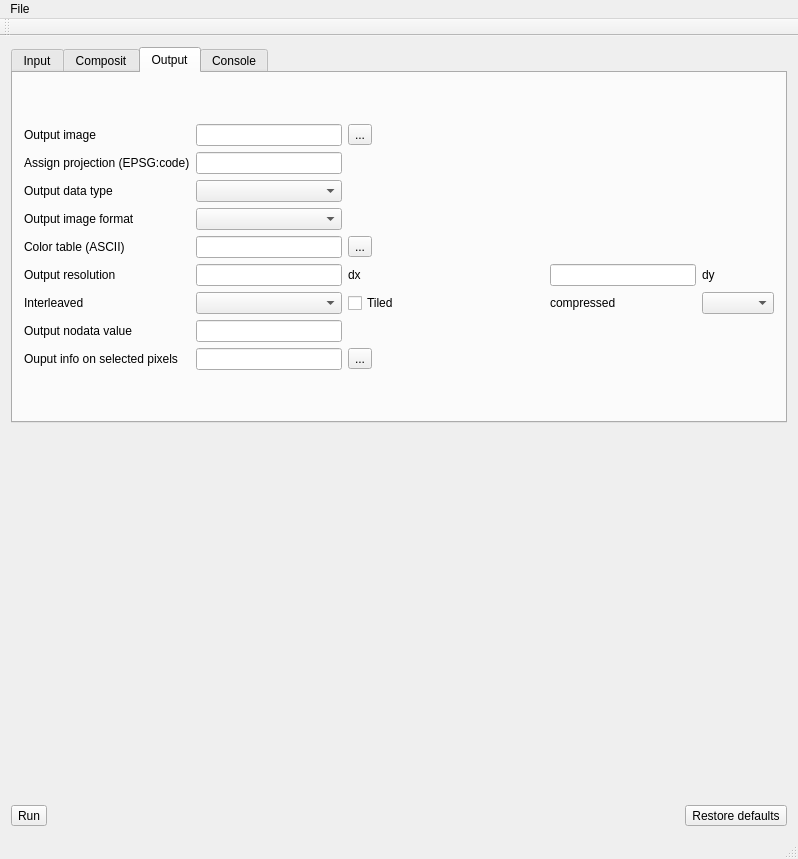
<?xml version="1.0" encoding="UTF-8"?>
<ui version="4.0">
 <class>MainWindow</class>
 <widget class="QMainWindow" name="MainWindow">
  <property name="geometry">
   <rect>
    <x>0</x>
    <y>0</y>
    <width>798</width>
    <height>859</height>
   </rect>
  </property>
  <property name="windowTitle">
   <string>MainWindow</string>
  </property>
  <widget class="QWidget" name="centralWidget">
   <layout class="QVBoxLayout" name="verticalLayout">
    <item>
     <widget class="QTabWidget" name="tabWidget">
      <property name="currentIndex">
       <number>2</number>
      </property>
      <widget class="QWidget" name="tab">
       <attribute name="title">
        <string>Input</string>
       </attribute>
       <layout class="QVBoxLayout" name="verticalLayout_2">
        <item>
         <layout class="QGridLayout" name="gridLayout_2">
          <item row="1" column="3">
           <spacer name="horizontalSpacer_3">
            <property name="orientation">
             <enum>Qt::Horizontal</enum>
            </property>
            <property name="sizeHint" stdset="0">
             <size>
              <width>40</width>
              <height>20</height>
             </size>
            </property>
           </spacer>
          </item>
          <item row="0" column="2">
           <widget class="QListWidget" name="listWidget_input"/>
          </item>
          <item row="0" column="0">
           <widget class="QLabel" name="label">
            <property name="toolTip">
             <string>&lt;html&gt;&lt;head/&gt;&lt;body&gt;&lt;p&gt;Input raster images&lt;/p&gt;&lt;/body&gt;&lt;/html&gt;</string>
            </property>
            <property name="text">
             <string>Input images</string>
            </property>
           </widget>
          </item>
          <item row="0" column="1">
           <widget class="QToolButton" name="toolButton_input">
            <property name="text">
             <string>...</string>
            </property>
           </widget>
          </item>
          <item row="3" column="2">
           <widget class="QLineEdit" name="lry"/>
          </item>
          <item row="1" column="2">
           <widget class="QLineEdit" name="uly"/>
          </item>
          <item row="1" column="0">
           <widget class="QLabel" name="label_2">
            <property name="toolTip">
             <string>&lt;html&gt;&lt;head/&gt;&lt;body&gt;&lt;p&gt;Provide geographical extent to crop in coordinate reference system of input data&lt;/p&gt;&lt;/body&gt;&lt;/html&gt;</string>
            </property>
            <property name="text">
             <string>Geographical extent</string>
            </property>
           </widget>
          </item>
          <item row="1" column="1">
           <spacer name="horizontalSpacer_2">
            <property name="orientation">
             <enum>Qt::Horizontal</enum>
            </property>
            <property name="sizeHint" stdset="0">
             <size>
              <width>40</width>
              <height>20</height>
             </size>
            </property>
           </spacer>
          </item>
          <item row="2" column="3">
           <widget class="QLineEdit" name="lrx"/>
          </item>
          <item row="2" column="1">
           <widget class="QLineEdit" name="ulx"/>
          </item>
          <item row="4" column="0">
           <widget class="QLabel" name="label_4">
            <property name="toolTip">
             <string>&lt;html&gt;&lt;head/&gt;&lt;body&gt;&lt;p&gt;Use an external OGR vector file to define the geographical extent to crop. Coordinate reference systems of input and vector must be identical&lt;/p&gt;&lt;/body&gt;&lt;/html&gt;</string>
            </property>
            <property name="text">
             <string>Extent via vector:</string>
            </property>
           </widget>
          </item>
          <item row="4" column="1">
           <widget class="QLineEdit" name="extent"/>
          </item>
          <item row="4" column="2">
           <widget class="QToolButton" name="toolButton_extent">
            <property name="text">
             <string>...</string>
            </property>
           </widget>
          </item>
         </layout>
        </item>
       </layout>
      </widget>
      <widget class="QWidget" name="tab_2">
       <attribute name="title">
        <string>Composit</string>
       </attribute>
       <layout class="QGridLayout" name="gridLayout_4">
        <item row="2" column="0">
         <spacer name="verticalSpacer_3">
          <property name="orientation">
           <enum>Qt::Vertical</enum>
          </property>
          <property name="sizeHint" stdset="0">
           <size>
            <width>20</width>
            <height>40</height>
           </size>
          </property>
         </spacer>
        </item>
        <item row="0" column="1">
         <widget class="QComboBox" name="resample"/>
        </item>
        <item row="1" column="0">
         <widget class="QLabel" name="label_18">
          <property name="toolTip">
           <string>&lt;html&gt;&lt;head/&gt;&lt;body&gt;&lt;p&gt;Composite rule for mosaic. Default is overwrite&lt;/p&gt;&lt;/body&gt;&lt;/html&gt;</string>
          </property>
          <property name="text">
           <string>Composit rule</string>
          </property>
         </widget>
        </item>
        <item row="0" column="0">
         <widget class="QLabel" name="label_17">
          <property name="text">
           <string>Resample method</string>
          </property>
         </widget>
        </item>
        <item row="1" column="1">
         <widget class="QComboBox" name="crule"/>
        </item>
        <item row="1" column="3">
         <widget class="QLabel" name="label_19">
          <property name="text">
           <string>Band used for composit rule</string>
          </property>
         </widget>
        </item>
        <item row="1" column="4">
         <widget class="QLineEdit" name="rband"/>
        </item>
        <item row="3" column="0" colspan="4">
         <widget class="QGroupBox" name="groupBox">
          <property name="title">
           <string>nodata values in input</string>
          </property>
          <layout class="QGridLayout" name="gridLayout_3">
           <item row="1" column="0">
            <widget class="QLabel" name="label_21">
             <property name="toolTip">
              <string>&lt;html&gt;&lt;head/&gt;&lt;body&gt;&lt;p&gt;invalid value for input image&lt;/p&gt;&lt;/body&gt;&lt;/html&gt;</string>
             </property>
             <property name="text">
              <string>nodata value</string>
             </property>
            </widget>
           </item>
           <item row="1" column="1" colspan="2">
            <widget class="QLineEdit" name="srcnodata"/>
           </item>
           <item row="3" column="0">
            <widget class="QLabel" name="label_23">
             <property name="toolTip">
              <string>&lt;html&gt;&lt;head/&gt;&lt;body&gt;&lt;p&gt;flag values larger or equal to this value as invalid&lt;/p&gt;&lt;/body&gt;&lt;/html&gt;</string>
             </property>
             <property name="text">
              <string>max value</string>
             </property>
            </widget>
           </item>
           <item row="2" column="0">
            <widget class="QLabel" name="label_22">
             <property name="toolTip">
              <string>&lt;html&gt;&lt;head/&gt;&lt;body&gt;&lt;p&gt;flag values smaller or equal to this value as invalid&lt;/p&gt;&lt;/body&gt;&lt;/html&gt;</string>
             </property>
             <property name="text">
              <string>min value</string>
             </property>
            </widget>
           </item>
           <item row="2" column="1" colspan="2">
            <widget class="QLineEdit" name="min"/>
           </item>
           <item row="3" column="1">
            <widget class="QLineEdit" name="max"/>
           </item>
           <item row="0" column="0">
            <widget class="QLabel" name="label_20">
             <property name="toolTip">
              <string>&lt;html&gt;&lt;head/&gt;&lt;body&gt;&lt;p&gt;Band in input image to check if pixel is valid (used for srcnodata, min and max options)&lt;/p&gt;&lt;/body&gt;&lt;/html&gt;</string>
             </property>
             <property name="text">
              <string>band</string>
             </property>
            </widget>
           </item>
           <item row="0" column="1">
            <widget class="QLineEdit" name="bndnodata"/>
           </item>
          </layout>
         </widget>
        </item>
        <item row="1" column="5">
         <spacer name="horizontalSpacer_4">
          <property name="orientation">
           <enum>Qt::Horizontal</enum>
          </property>
          <property name="sizeHint" stdset="0">
           <size>
            <width>40</width>
            <height>20</height>
           </size>
          </property>
         </spacer>
        </item>
        <item row="1" column="2">
         <spacer name="horizontalSpacer_5">
          <property name="orientation">
           <enum>Qt::Horizontal</enum>
          </property>
          <property name="sizeHint" stdset="0">
           <size>
            <width>40</width>
            <height>20</height>
           </size>
          </property>
         </spacer>
        </item>
       </layout>
      </widget>
      <widget class="QWidget" name="tab_3">
       <attribute name="title">
        <string>Output</string>
       </attribute>
       <layout class="QVBoxLayout" name="verticalLayout_3">
        <item>
         <layout class="QGridLayout" name="gridLayout">
          <item row="7" column="3">
           <spacer name="horizontalSpacer_6">
            <property name="orientation">
             <enum>Qt::Horizontal</enum>
            </property>
            <property name="sizeHint" stdset="0">
             <size>
              <width>40</width>
              <height>20</height>
             </size>
            </property>
           </spacer>
          </item>
          <item row="4" column="0">
           <widget class="QLabel" name="label_7">
            <property name="text">
             <string>Output image format</string>
            </property>
           </widget>
          </item>
          <item row="8" column="0">
           <widget class="QLabel" name="label_14">
            <property name="toolTip">
             <string>&lt;html&gt;&lt;head/&gt;&lt;body&gt;&lt;p&gt;Nodata value to put in image if out of bounds or if no valid pixel value is found in input images&lt;/p&gt;&lt;/body&gt;&lt;/html&gt;</string>
            </property>
            <property name="text">
             <string>Output nodata value</string>
            </property>
           </widget>
          </item>
          <item row="9" column="1">
           <widget class="QLineEdit" name="file"/>
          </item>
          <item row="6" column="2">
           <widget class="QLabel" name="label_10">
            <property name="text">
             <string>dx</string>
            </property>
           </widget>
          </item>
          <item row="4" column="1">
           <widget class="QComboBox" name="oformat"/>
          </item>
          <item row="7" column="1">
           <widget class="QComboBox" name="interleaved"/>
          </item>
          <item row="6" column="0">
           <widget class="QLabel" name="label_9">
            <property name="toolTip">
             <string>&lt;html&gt;&lt;head/&gt;&lt;body&gt;&lt;p&gt;Output resolution in x and y distance measure (e.g., meter). Leave empty to read from input data&lt;/p&gt;&lt;/body&gt;&lt;/html&gt;</string>
            </property>
            <property name="text">
             <string>Output resolution</string>
            </property>
           </widget>
          </item>
          <item row="6" column="1">
           <widget class="QLineEdit" name="dx"/>
          </item>
          <item row="5" column="0">
           <widget class="QLabel" name="label_8">
            <property name="toolTip">
             <string>&lt;html&gt;&lt;head/&gt;&lt;body&gt;&lt;p&gt;Color table must be provided as ASCII text file with five (space delimited) columns:&lt;/p&gt;&lt;p&gt;value red green blue alpha&lt;/p&gt;&lt;/body&gt;&lt;/html&gt;</string>
            </property>
            <property name="text">
             <string>Color table (ASCII)</string>
            </property>
           </widget>
          </item>
          <item row="7" column="4">
           <widget class="QLabel" name="label_13">
            <property name="text">
             <string>compressed</string>
            </property>
           </widget>
          </item>
          <item row="5" column="2">
           <widget class="QToolButton" name="toolButton_ct">
            <property name="text">
             <string>...</string>
            </property>
           </widget>
          </item>
          <item row="7" column="5">
           <widget class="QComboBox" name="compressed"/>
          </item>
          <item row="7" column="0">
           <widget class="QLabel" name="label_12">
            <property name="text">
             <string>Interleaved</string>
            </property>
           </widget>
          </item>
          <item row="5" column="1">
           <widget class="QLineEdit" name="ct"/>
          </item>
          <item row="1" column="1">
           <widget class="QLineEdit" name="output"/>
          </item>
          <item row="1" column="2">
           <widget class="QToolButton" name="toolButton_output">
            <property name="text">
             <string>...</string>
            </property>
           </widget>
          </item>
          <item row="3" column="0">
           <widget class="QLabel" name="label_6">
            <property name="text">
             <string>Output data type</string>
            </property>
           </widget>
          </item>
          <item row="2" column="1">
           <widget class="QLineEdit" name="a_srs"/>
          </item>
          <item row="9" column="0">
           <widget class="QLabel" name="label_15">
            <property name="toolTip">
             <string>&lt;html&gt;&lt;head/&gt;&lt;body&gt;&lt;p&gt;Create extra raster file containing information on the selected input file for each pixel&lt;/p&gt;&lt;/body&gt;&lt;/html&gt;</string>
            </property>
            <property name="text">
             <string>Ouput info on selected pixels</string>
            </property>
           </widget>
          </item>
          <item row="6" column="4">
           <widget class="QLineEdit" name="dy"/>
          </item>
          <item row="2" column="0">
           <widget class="QLabel" name="label_5">
            <property name="toolTip">
             <string>&lt;html&gt;&lt;head/&gt;&lt;body&gt;&lt;p&gt;Assign projection (e.g., epsg:3035). Notice this will not re-project the image. Use gdalwarp instead.&lt;/p&gt;&lt;/body&gt;&lt;/html&gt;</string>
            </property>
            <property name="text">
             <string>Assign projection (EPSG:code)</string>
            </property>
           </widget>
          </item>
          <item row="7" column="2">
           <widget class="QCheckBox" name="tiled">
            <property name="text">
             <string>Tiled</string>
            </property>
           </widget>
          </item>
          <item row="3" column="1">
           <widget class="QComboBox" name="otype"/>
          </item>
          <item row="6" column="5">
           <widget class="QLabel" name="label_11">
            <property name="text">
             <string>dy</string>
            </property>
           </widget>
          </item>
          <item row="8" column="1">
           <widget class="QLineEdit" name="dstnodata"/>
          </item>
          <item row="9" column="2">
           <widget class="QToolButton" name="toolButton_file">
            <property name="text">
             <string>...</string>
            </property>
           </widget>
          </item>
          <item row="1" column="0">
           <widget class="QLabel" name="label_3">
            <property name="text">
             <string>Output image</string>
            </property>
           </widget>
          </item>
         </layout>
        </item>
       </layout>
      </widget>
      <widget class="QWidget" name="tab_4">
       <attribute name="title">
        <string>Console</string>
       </attribute>
       <layout class="QVBoxLayout" name="verticalLayout_5">
        <item>
         <layout class="QVBoxLayout" name="verticalLayout_4">
          <item>
           <widget class="QLabel" name="label_24">
            <property name="text">
             <string>Command line</string>
            </property>
           </widget>
          </item>
          <item>
           <widget class="QLineEdit" name="commandLineEdit"/>
          </item>
          <item>
           <widget class="QLabel" name="label_25">
            <property name="text">
             <string>Console output</string>
            </property>
           </widget>
          </item>
          <item>
           <widget class="QPlainTextEdit" name="consoleEdit"/>
          </item>
         </layout>
        </item>
       </layout>
      </widget>
     </widget>
    </item>
    <item>
     <spacer name="verticalSpacer_2">
      <property name="orientation">
       <enum>Qt::Vertical</enum>
      </property>
      <property name="sizeHint" stdset="0">
       <size>
        <width>20</width>
        <height>40</height>
       </size>
      </property>
     </spacer>
    </item>
    <item>
     <layout class="QHBoxLayout" name="horizontalLayout_2">
      <item>
       <widget class="QToolButton" name="toolButton_Run">
        <property name="text">
         <string>Run</string>
        </property>
       </widget>
      </item>
      <item>
       <spacer name="horizontalSpacer">
        <property name="orientation">
         <enum>Qt::Horizontal</enum>
        </property>
        <property name="sizeHint" stdset="0">
         <size>
          <width>40</width>
          <height>20</height>
         </size>
        </property>
       </spacer>
      </item>
      <item>
       <widget class="QToolButton" name="toolButton_defaults">
        <property name="text">
         <string>Restore defaults</string>
        </property>
       </widget>
      </item>
     </layout>
    </item>
   </layout>
  </widget>
  <widget class="QMenuBar" name="menuBar">
   <property name="geometry">
    <rect>
     <x>0</x>
     <y>0</y>
     <width>798</width>
     <height>27</height>
    </rect>
   </property>
   <widget class="QMenu" name="menuFile">
    <property name="title">
     <string>File</string>
    </property>
    <addaction name="actionInput_image"/>
    <addaction name="actionExtent"/>
    <addaction name="actionOutput_image"/>
    <addaction name="actionSelection_Info_file"/>
    <addaction name="actionQuit"/>
   </widget>
   <addaction name="menuFile"/>
  </widget>
  <widget class="QToolBar" name="mainToolBar">
   <attribute name="toolBarArea">
    <enum>TopToolBarArea</enum>
   </attribute>
   <attribute name="toolBarBreak">
    <bool>false</bool>
   </attribute>
  </widget>
  <widget class="QStatusBar" name="statusBar"/>
  <action name="actionInput_image">
   <property name="text">
    <string>Input image(s)</string>
   </property>
   <property name="shortcut">
    <string>Alt+I</string>
   </property>
  </action>
  <action name="actionOutput_image">
   <property name="text">
    <string>Output image</string>
   </property>
   <property name="shortcut">
    <string>Alt+O</string>
   </property>
  </action>
  <action name="actionQuit">
   <property name="text">
    <string>Quit</string>
   </property>
   <property name="shortcut">
    <string>Alt+Q</string>
   </property>
  </action>
  <action name="actionSelection_Info_file">
   <property name="text">
    <string>Selection Info file</string>
   </property>
   <property name="shortcut">
    <string>Alt+F</string>
   </property>
  </action>
  <action name="actionExtent">
   <property name="text">
    <string>Extent</string>
   </property>
   <property name="shortcut">
    <string>Alt+E</string>
   </property>
  </action>
 </widget>
 <layoutdefault spacing="6" margin="11"/>
 <tabstops>
  <tabstop>toolButton_input</tabstop>
  <tabstop>uly</tabstop>
  <tabstop>ulx</tabstop>
  <tabstop>lrx</tabstop>
  <tabstop>lry</tabstop>
  <tabstop>extent</tabstop>
  <tabstop>toolButton_extent</tabstop>
  <tabstop>resample</tabstop>
  <tabstop>crule</tabstop>
  <tabstop>rband</tabstop>
  <tabstop>bndnodata</tabstop>
  <tabstop>srcnodata</tabstop>
  <tabstop>min</tabstop>
  <tabstop>max</tabstop>
  <tabstop>output</tabstop>
  <tabstop>toolButton_output</tabstop>
  <tabstop>a_srs</tabstop>
  <tabstop>otype</tabstop>
  <tabstop>oformat</tabstop>
  <tabstop>ct</tabstop>
  <tabstop>toolButton_ct</tabstop>
  <tabstop>dx</tabstop>
  <tabstop>dy</tabstop>
  <tabstop>interleaved</tabstop>
  <tabstop>tiled</tabstop>
  <tabstop>compressed</tabstop>
  <tabstop>dstnodata</tabstop>
  <tabstop>file</tabstop>
  <tabstop>toolButton_file</tabstop>
  <tabstop>toolButton_Run</tabstop>
  <tabstop>toolButton_defaults</tabstop>
  <tabstop>commandLineEdit</tabstop>
  <tabstop>consoleEdit</tabstop>
  <tabstop>listWidget_input</tabstop>
  <tabstop>tabWidget</tabstop>
 </tabstops>
 <resources/>
 <connections/>
</ui>
